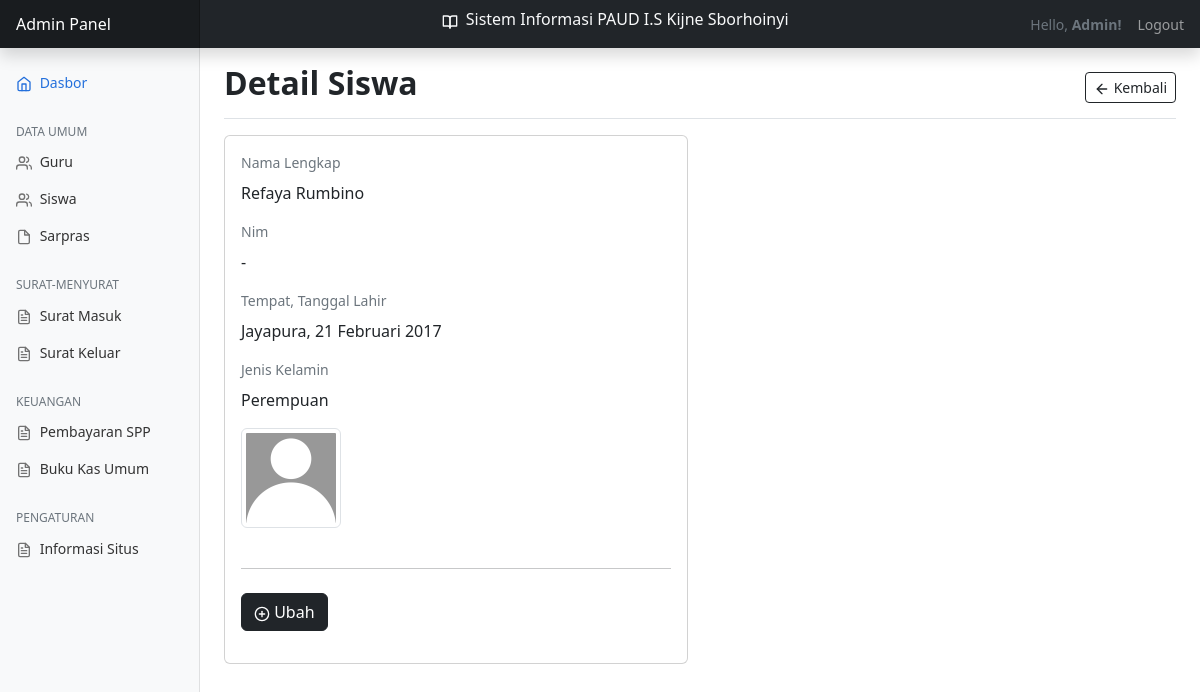
The app's page /?page=siswa&action=detail&id=6 (signed in) with its own data.
### tables this page shows
CREATE TABLE `siswa` (
  `id` int(11) NOT NULL,
  `nama_lengkap` varchar(50) NOT NULL,
  `foto` varchar(50) NOT NULL,
  `nim` varchar(15) NOT NULL,
  `tmp_tgl_lahir` varchar(30) NOT NULL,
  `jenis_kelamin` enum('Laki-Laki','Perempuan') NOT NULL
);

### views/siswa/detail.php (the view)
<main class="col-md-9 ms-sm-auto col-lg-10 px-md-4">
    <div
        class="d-flex justify-content-between flex-wrap flex-md-nowrap align-items-center pt-3 pb-2 mb-3 border-bottom">
        <h1 class="h2 fw-bold">Detail Siswa</h1>
        <div class="btn-toolbar mb-2 mb-md-0">
            <a href="?page=siswa" class="btn btn-sm btn-outline-dark">
                <span data-feather="arrow-left" class="align-text"></span> Kembali
            </a>
        </div>
    </div>
    <div class="row mb-5">
        <div class="col-lg-6">
            <div class="card">
                <div class="card-body">
                    <?php
                        include __DIR__ . '../../../config/database.php';
                        $id = $_GET['id'];
                        $rows = mysqli_fetch_assoc(mysqli_query($conn, "SELECT * FROM siswa WHERE id = $id"));
                    ?>
                    <form action="#">
                        <div class="mb-3">
                            <label for="nama_lengkap" class="form-label text-muted">Nama Lengkap</label>
                            <p class="fs-6"><?php echo $rows['nama_lengkap']; ?></p>
                        </div>
                        <div class="mb-3">
                            <label for="nim" class="form-label text-muted">Nim</label>
                            <p class="fs-6"><?php echo $rows['nim']; ?></p>
                        </div>
                        <div class="mb-3">
                            <label for="tmp_tgl_lahir" class="form-label text-muted">Tempat, Tanggal Lahir</label>
                            <p class="fs-6"><?php echo $rows['tmp_tgl_lahir']; ?></p>
                        </div>
                        <div class="mb-3">
                            <label for="jenis_kelamin" class="form-label text-muted">Jenis Kelamin</label>
                            <p class="fs-6"><?php echo $rows['jenis_kelamin']; ?></p>
                        </div>
                        <div class="mb-3">
                        <img src="./images/siswa/<?php if(!empty($rows['foto'])){ echo $rows['foto']; } else { echo "no-image.png"; } ?>" alt="Gambar" class="img img-thumbnail" width="100px">
                        </div>
                        <div class="py-2">
                            <hr>
                        </div>
                        <div class="mb-3">
                            <a href="?page=siswa&action=ubah&id=<?php echo $rows['id']; ?>" class="btn btn-dark">
                                <span data-feather="plus-circle" class="align-text"></span>
                                Ubah
                            </a>
                        </div>
                    </form>
                </div>
            </div>
        </div>
    </div>
</main>

### assets/css/style.css (style rules this page uses)
body { font-size: .875rem; }
.feather { width: 16px; height: 16px; }

### records on screen
siswa: nama_lengkap "Refaya Rumbino", nim "-", tmp_tgl_lahir "Jayapura, 21 Februari 2017", jenis_kelamin "Perempuan"
